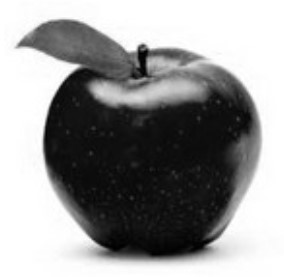
#> input picture data2/apple_th.jpg, 284 x 277 px
$ python exThreshold.py
#> lines starting #> are read from the running program, lines starting #| are printed output that depends on the picture; after the words box and inside, x2 and y2 are one past the last pixel; in counts of white or black regions, pixels touching at a corner belong together
### myLib.py
import cv2
import matplotlib.pyplot as plt

def hist_gray(src):
    hist = cv2.calcHist([src], [0], None, [256], [0, 256])
    plt.plot(hist)
    plt.show()

### exThreshold.py
import cv2, sys
import matplotlib.pyplot as plt
import myLib

src = cv2.imread('data2/apple_th.jpg', cv2.IMREAD_GRAYSCALE)
#> src is the input picture: shape (277, 284); min 0, max 255, mean 150.5

if src is None:
    sys.exit('Image load failed')

myLib.hist_gray(src)
#> in hist_gray, `hist = cv2.calcHist([src], [0], None, [256], [0, 256])`: hist = 256 values, max 17946 at index 255, min 11 at index 0, mean 307.3
#> in hist_gray, `plt.show()`:
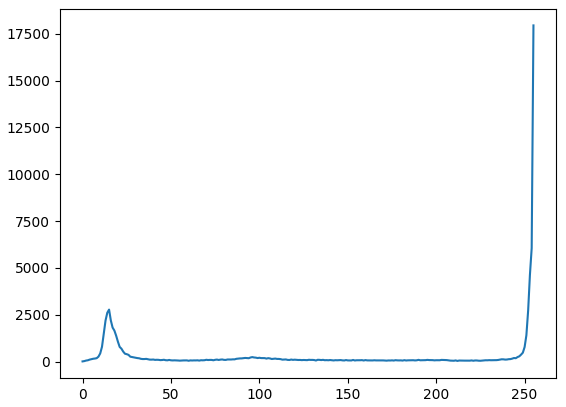
#> figure drawn by matplotlib, 1 panel; curve peaks at x = 255, y = 17946

_, src_th = cv2.threshold(src, 170, 255, cv2.THRESH_BINARY)
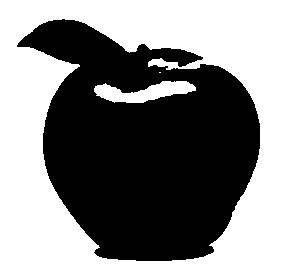
#> src_th: shape (277, 284); 51.6% white; 1 black region, box (x1, y1, x2, y2) and area: (17, 19, 260, 261) 38063
cv2.imshow('src', src)
cv2.imshow('src_th', src_th)
cv2.waitKey()
cv2.destroyAllWindows()

$ run again, with data2/HappyFish.jpg copied over data2/apple_th.jpg
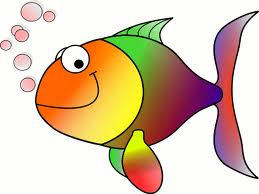
#> input picture data2/HappyFish.jpg, 259 x 194 px
#> `src = cv2.imread('data2/apple_th.jpg', cv2.IMREAD_GRAYSCALE)`:
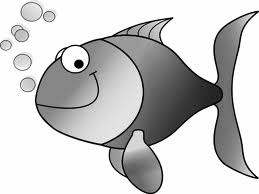
#> src: shape (194, 259); min 0, max 255, mean 200.4
#> hist = 256 values, max 22219 at index 254, min 16 at index 20, mean 196.3
#> `_, src_th = cv2.threshold(src, 170, 255, cv2.THRESH_BINARY)`:
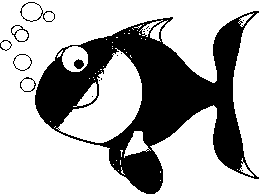
#> src_th: shape (194, 259); 68.6% white; 19 black regions (12 under 20 px), largest, box (x1, y1, x2, y2) and area: (35, 11, 259, 194) 15360, (20, 2, 55, 22) 100, (74, 59, 84, 69) 72
